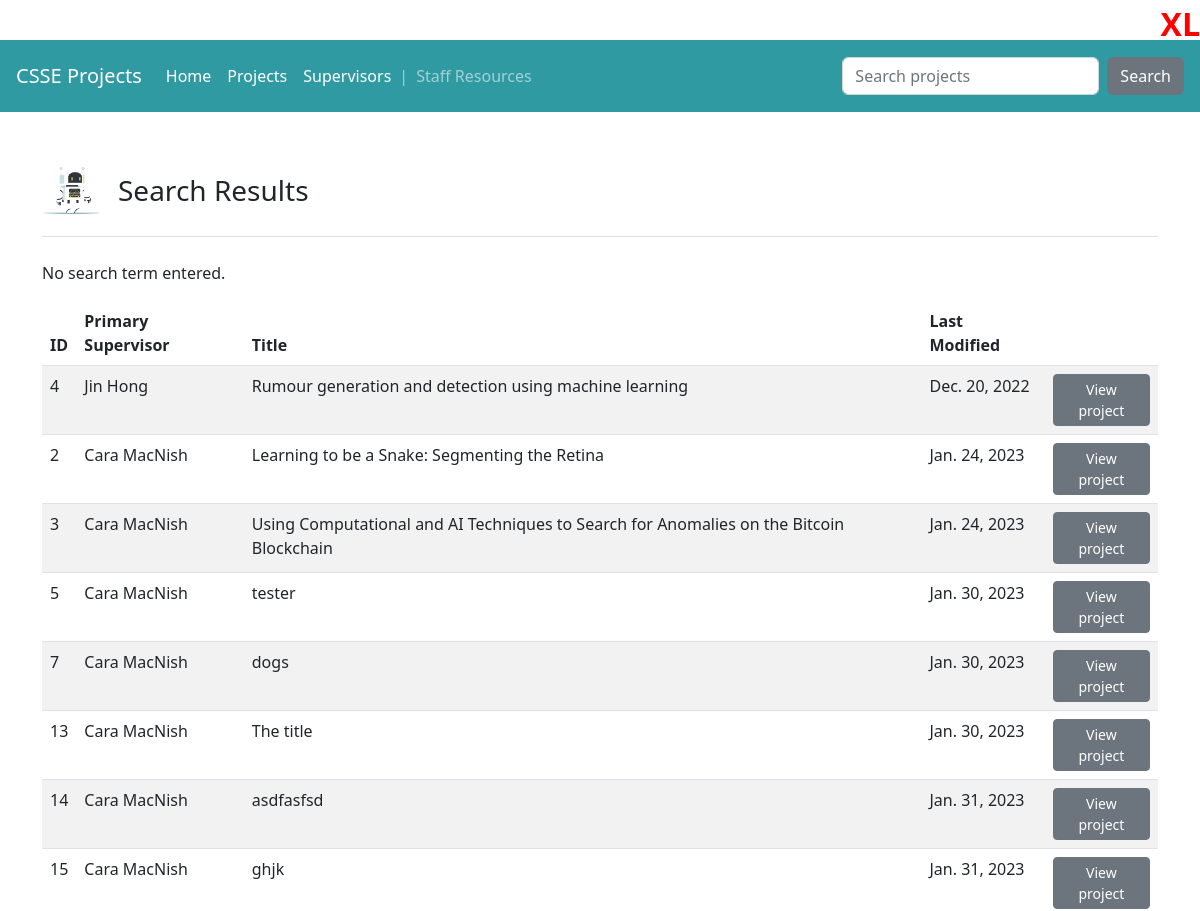
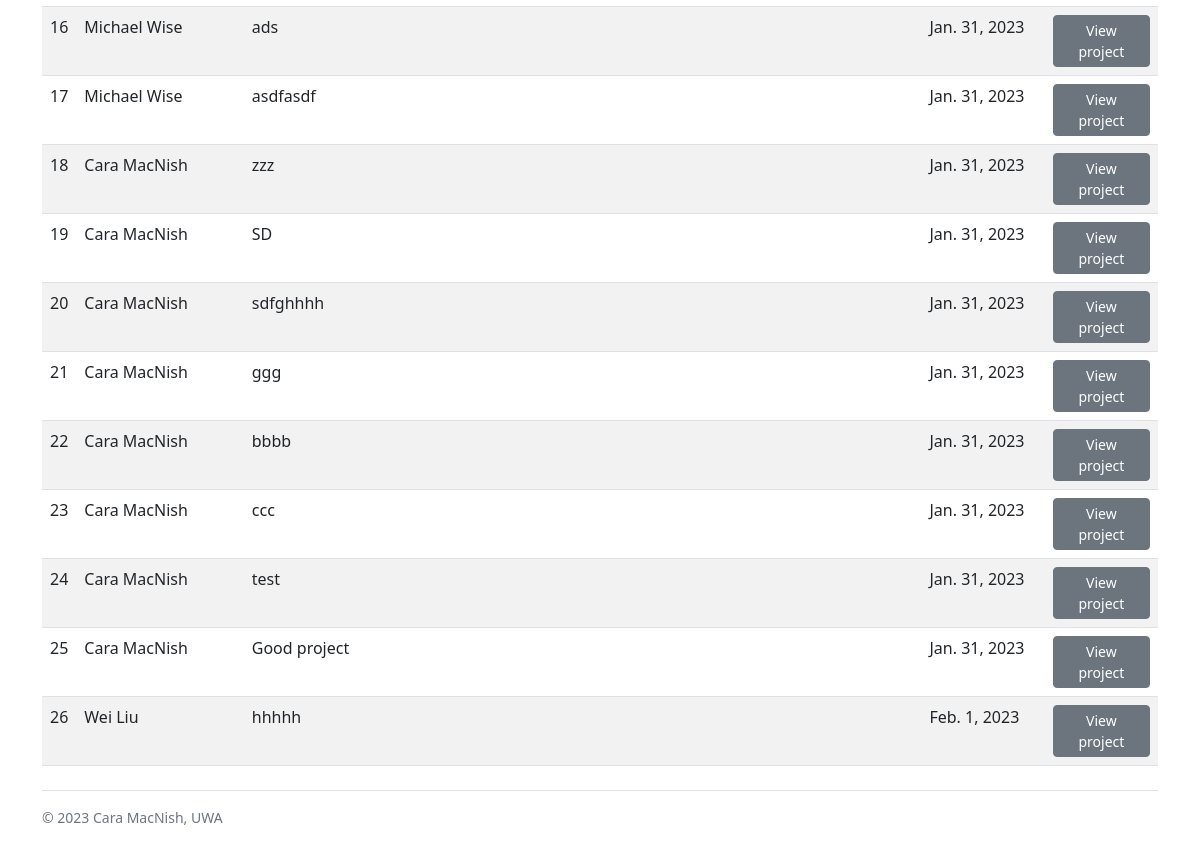
The app's page /projects/search_projects/, older data (2 pictures, top to bottom).
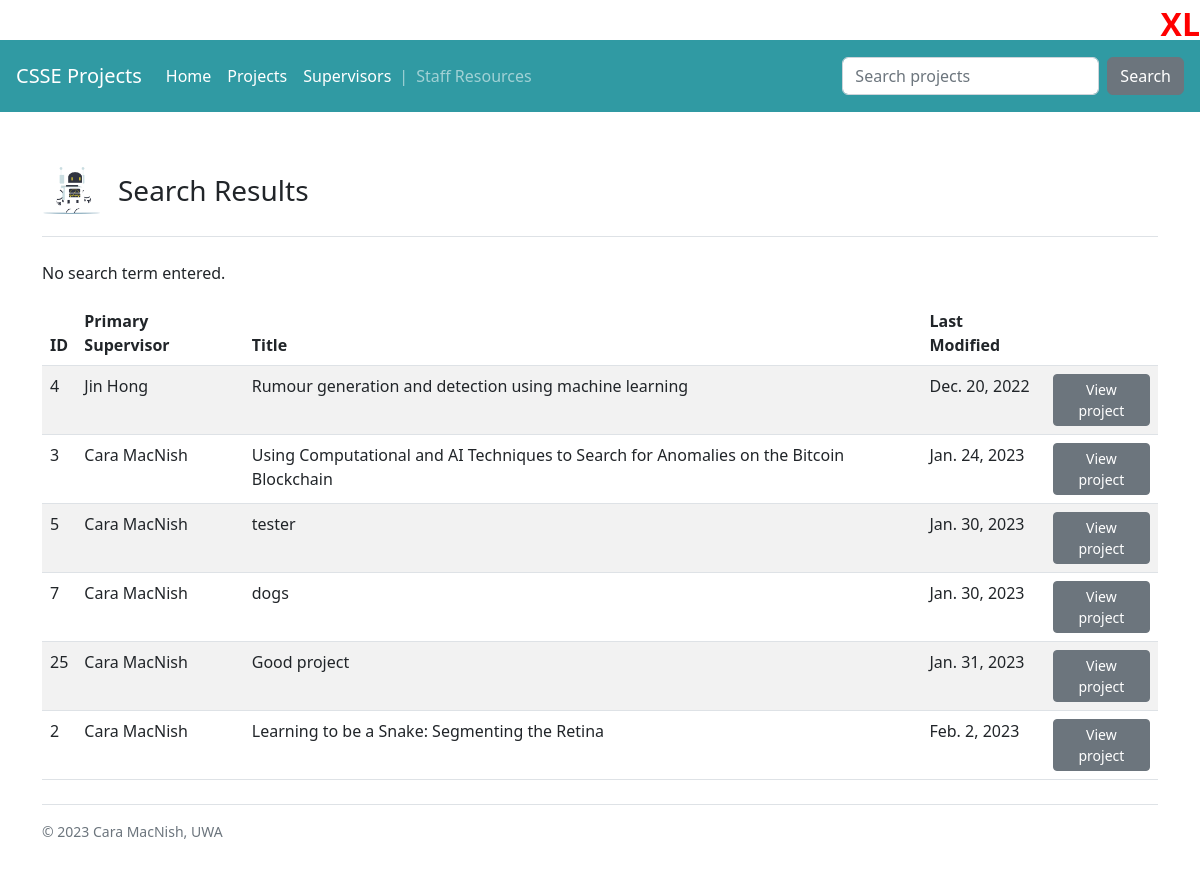
The same page, newer data.
### projects/models.py (models this page shows, shortened)
class Project(models.Model):
    SUITABILITY_CHOICES = [
        ('Honours', 'Honours (incl. BSc, BPhil, BACS)'),
        ('MDS', 'Master of Data Science'),
        ('SE', 'Software Engineering'),
        ('OTHER', 'Other')
    ]
    title = models.CharField("Topic Title", max_length=200)
    description = models.TextField("Description")
    short = models.TextField("Short Description", blank=True)
    skills = models.CharField("Skills", max_length=60, blank=True)
    honours = models.BooleanField("Suitable for Honours", default=True)
    mds = models.BooleanField("Suitable for MDS", default=True)
    se = models.BooleanField("Suitable for Software Engineering", default=True)
    engineering = models.BooleanField("Suitable for General Engineering", default=False)
    other = models.CharField("Other (please specify)", max_length=40, blank=True)
    numstudents = models.CharField("Number of Students", max_length=20, blank=True)
    primary = models.ForeignKey(Supervisor, on_delete=models.CASCADE, related_name="primary", verbose_name="Primary Supervisor", null = True)
    cosupervisor = models.ForeignKey(Supervisor, on_delete=models.CASCADE, verbose_name="Co-Supervisor", null = True, blank=True)
    cosupervisors = models.TextField("Co-supervisors", blank=True)
    external = models.TextField("External Supervisors/Mentors/Sponsors", blank=True)
    link = models.URLField("Research Link", blank = True)
    references = models.TextField("Sample References", blank=True)
    created = models.DateField("Date Created", auto_now_add = True)
    modified = models.DateField("Last Modified", auto_now = True)
    current_date = models.DateField("Current Date", default = date.today)
    visible = models.BooleanField(default=True)

class Supervisor(models.Model):
    firstname = models.CharField("First name", max_length=30)
    lastname = models.CharField("Last name", max_length=30)
    department = models.CharField("Department or School", max_length=50)
    email = models.EmailField("Email")
    web = models.URLField("Web link", blank=True)
    interests = models.TextField("Research interests", blank=True)
    def __str__(self):
        return self.firstname +  " " + self.lastname

### projects/views.py (the view)
# urls.py: path("projects/search_projects/", views.search_projects, name = "search-projects"),
def search_projects(request):
    if request.method == "POST":
        searched = request.POST['searched']
        project_list = Project.objects.all().filter(
            Q(primary__lastname__contains = searched) |
            Q(primary__firstname__contains = searched) |
            Q(cosupervisor__lastname__contains = searched) |
            Q(cosupervisor__firstname__contains = searched) |
            Q(external__contains = searched) |
            Q(title__contains = searched) |
            Q(description__contains = searched)
        )
        return render(request, "projects/search_projects.html",
            {'searched': searched, 'project_list': project_list})
    else:
        project_list = Project.objects.all().order_by('modified')
        return render(request, "projects/search_projects.html",
            {'project_list': project_list})

### projects/templates/projects/search_projects.html
{% extends 'projects/base.html' %}
{% load static %}
{% block content %}
<main>
    {% include "projects/header.html" with title="Search Results" %}
    {% if searched %}
        Search results for {{ searched }}.
    {% else %}
        No search term entered.
    {% endif %}
    <p>
    <table class="table table-striped table-hover">
        <thead>
            <tr>
              <th scope="col">ID</th>
              <th scope="col">Primary Supervisor</th>
              <th scope="col">Title</th>
              <th scope="col">Last Modified</th>
              <th scope="col"></th>
            </tr>
          </thead>
          <tbody>
            {% for project in project_list %}
            <tr>
              <td>{{ project.pk}}</td>
              <td>{{ project.primary }}</td>
              <td>{{ project.title }}</td>
              <td>{{ project.modified }}</td>
              <td><a href="../index/{{ project.pk}}/" class="btn btn-secondary btn-sm">View project</a></td>
            </tr>
            {% endfor%}
        </tbody>
    </table>
    <footer class="pt-3 mt-4 text-muted border-top small">&copy; 2023 Cara MacNish, UWA</footer>
</main>
{% endblock %}

Row changes from the older to the newer data that the page shows:
removed Project: pk "13", primary "Cara MacNish", title "The title", modified "Jan. 30, 2023"
removed Project: pk "14", primary "Cara MacNish", title "asdfasfsd", modified "Jan. 31, 2023"
removed Project: pk "15", primary "Cara MacNish", title "ghjk", modified "Jan. 31, 2023"
removed Project: pk "16", primary "Michael Wise", title "ads", modified "Jan. 31, 2023"
removed Project: pk "17", primary "Michael Wise", title "asdfasdf", modified "Jan. 31, 2023"
removed Project: pk "18", primary "Cara MacNish", title "zzz", modified "Jan. 31, 2023"
removed Project: pk "19", primary "Cara MacNish", title "SD", modified "Jan. 31, 2023"
removed Project: pk "20", primary "Cara MacNish", title "sdfghhhh", modified "Jan. 31, 2023"
removed Project: pk "21", primary "Cara MacNish", title "ggg", modified "Jan. 31, 2023"
removed Project: pk "22", primary "Cara MacNish", title "bbbb", modified "Jan. 31, 2023"
removed Project: pk "23", primary "Cara MacNish", title "ccc", modified "Jan. 31, 2023"
removed Project: pk "24", primary "Cara MacNish", title "test", modified "Jan. 31, 2023"
removed Project: pk "26", primary "Wei Liu", title "hhhhh", modified "Feb. 1, 2023"
changed Project "Learning to be a Snake: Segmenting the Retina": modified "Jan. 24, 2023" → "Feb. 2, 2023"; moves down the list
